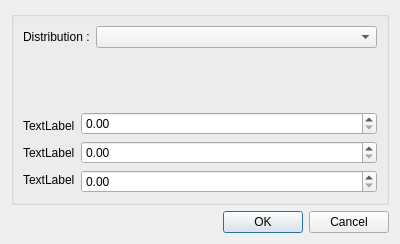
<?xml version="1.0" encoding="UTF-8"?>
<ui version="4.0">
 <class>RandomDistributionDialog</class>
 <widget class="QDialog" name="RandomDistributionDialog">
  <property name="geometry">
   <rect>
    <x>0</x>
    <y>0</y>
    <width>400</width>
    <height>244</height>
   </rect>
  </property>
  <property name="windowTitle">
   <string>Random Values</string>
  </property>
  <layout class="QGridLayout" name="gridLayout">
   <item row="1" column="0">
    <widget class="QDialogButtonBox" name="randomDistributionButtonBox">
     <property name="orientation">
      <enum>Qt::Horizontal</enum>
     </property>
     <property name="standardButtons">
      <set>QDialogButtonBox::Cancel|QDialogButtonBox::Ok</set>
     </property>
    </widget>
   </item>
   <item row="0" column="0">
    <widget class="QGroupBox" name="RandomDistributionGroupBox">
     <property name="title">
      <string/>
     </property>
     <layout class="QVBoxLayout" name="verticalLayout_4">
      <item>
       <layout class="QVBoxLayout" name="verticalLayout_3">
        <item>
         <layout class="QHBoxLayout" name="horizontalLayout">
          <item>
           <widget class="QLabel" name="distributionLabel">
            <property name="text">
             <string>Distribution :</string>
            </property>
           </widget>
          </item>
          <item>
           <widget class="QComboBox" name="distComboBox">
            <property name="sizePolicy">
             <sizepolicy hsizetype="Expanding" vsizetype="Fixed">
              <horstretch>0</horstretch>
              <verstretch>0</verstretch>
             </sizepolicy>
            </property>
           </widget>
          </item>
         </layout>
        </item>
        <item>
         <widget class="QLabel" name="distFormulaLabel">
          <property name="text">
           <string/>
          </property>
         </widget>
        </item>
        <item>
         <layout class="QHBoxLayout" name="horizontalLayout_2">
          <item>
           <layout class="QVBoxLayout" name="verticalLayout">
            <property name="spacing">
             <number>0</number>
            </property>
            <property name="sizeConstraint">
             <enum>QLayout::SetDefaultConstraint</enum>
            </property>
            <item>
             <widget class="QLabel" name="parameter1Label">
              <property name="text">
               <string>TextLabel</string>
              </property>
              <property name="scaledContents">
               <bool>true</bool>
              </property>
              <property name="wordWrap">
               <bool>true</bool>
              </property>
             </widget>
            </item>
            <item>
             <widget class="QLabel" name="parameter2Label">
              <property name="text">
               <string>TextLabel</string>
              </property>
              <property name="scaledContents">
               <bool>true</bool>
              </property>
              <property name="wordWrap">
               <bool>true</bool>
              </property>
             </widget>
            </item>
            <item>
             <widget class="QLabel" name="parameter3Label">
              <property name="text">
               <string>TextLabel</string>
              </property>
              <property name="scaledContents">
               <bool>true</bool>
              </property>
              <property name="wordWrap">
               <bool>true</bool>
              </property>
             </widget>
            </item>
           </layout>
          </item>
          <item>
           <layout class="QVBoxLayout" name="verticalLayout_2">
            <item>
             <widget class="QDoubleSpinBox" name="parameter1DbleSpinBox">
              <property name="sizePolicy">
               <sizepolicy hsizetype="Expanding" vsizetype="Fixed">
                <horstretch>0</horstretch>
                <verstretch>0</verstretch>
               </sizepolicy>
              </property>
             </widget>
            </item>
            <item>
             <widget class="QDoubleSpinBox" name="parameter2DbleSpinBox">
              <property name="sizePolicy">
               <sizepolicy hsizetype="Expanding" vsizetype="Fixed">
                <horstretch>0</horstretch>
                <verstretch>0</verstretch>
               </sizepolicy>
              </property>
             </widget>
            </item>
            <item>
             <widget class="QDoubleSpinBox" name="parameter3DbleSpinBox">
              <property name="sizePolicy">
               <sizepolicy hsizetype="Expanding" vsizetype="Fixed">
                <horstretch>0</horstretch>
                <verstretch>0</verstretch>
               </sizepolicy>
              </property>
             </widget>
            </item>
           </layout>
          </item>
         </layout>
        </item>
       </layout>
      </item>
     </layout>
    </widget>
   </item>
  </layout>
 </widget>
 <resources/>
 <connections>
  <connection>
   <sender>randomDistributionButtonBox</sender>
   <signal>accepted()</signal>
   <receiver>RandomDistributionDialog</receiver>
   <slot>accept()</slot>
   <hints>
    <hint type="sourcelabel">
     <x>248</x>
     <y>254</y>
    </hint>
    <hint type="destinationlabel">
     <x>157</x>
     <y>274</y>
    </hint>
   </hints>
  </connection>
  <connection>
   <sender>randomDistributionButtonBox</sender>
   <signal>rejected()</signal>
   <receiver>RandomDistributionDialog</receiver>
   <slot>reject()</slot>
   <hints>
    <hint type="sourcelabel">
     <x>316</x>
     <y>260</y>
    </hint>
    <hint type="destinationlabel">
     <x>286</x>
     <y>274</y>
    </hint>
   </hints>
  </connection>
 </connections>
</ui>
